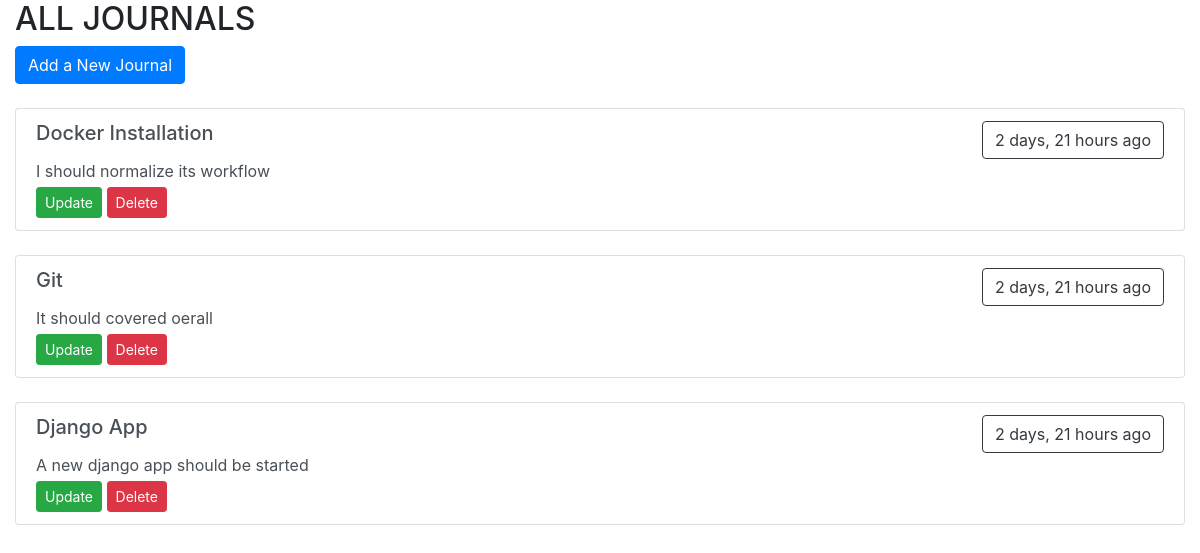
The page / on the database its author committed.
### journal/models.py (models this page shows, shortened)
class Journal(models.Model):
    title = models.CharField(max_length=100, blank=False)
    description = models.TextField()
    date_created = models.DateTimeField(auto_now_add=True)
    class Meta:
        ordering = ['date_created']

### journal/views.py (the view)
# urls.py: path('', views.JournalListView.as_view(), name="journal_list"),
class JournalListView(ListView):
    model = Journal
    template_name = "journal/journal_list.html"
    context_object_name = "journals"

### journal/templates/journal/journal_list.html (shortened to what this page needs)
{% extends "journal/base.html" %}
{% load humanize %}
{% block content %}
<h2>ALL JOURNALS</h2>
<a href="{% url 'journal_create' %}"><button class="btn btn-primary" type = "submit">Add a New Journal</button></a>
<div>
<br>
   {% for journal in journals %}
    <div class="list-group">
        <div href="" class="list-group-item list-group-item-action flex-column align-items-start">
            <div class="d-flex w-100 justify-content-between">
                <h5 class="mb-1">{{ journal.title }}</h5>
                <small class="btn btn-outline-dark">{{ journal.date_created|naturaltime }}</small>
            </div>
            <p class="mb-1">{{ journal.description| truncatechars:120}}</p>
            <div class="links">
                <a class="btn btn-sm btn-success" href="{% url 'update_journal' journal.id %}">Update </a>
                <a class="btn btn-sm btn-danger" href="{% url 'delete_journal' journal.id %}">Delete</a>
            </div>
        </div>
    </div>
    <br>
   {% endfor %}
{% endblock %}

### journal/templates/journal/base.html (shortened to what this page needs)
<!DOCTYPE html>
<html lang="en">
   <head>
      <link rel="stylesheet" href="https://cdn.jsdelivr.net/npm/bootstrap@4.5.3/dist/css/bootstrap.min.css">
    </head>
   <body>
      <div class="container-fluid">
         <div class="row">
            <div class="col-sm-12 ">
               {% block content %}{% endblock %}
            </div>
         </div>
      </div>
   </body>
</html>

### rows shown on the page
Journal: title "Docker Installation", date_created "2 days, 21 hours ago", description "I should normalize its workflow"
Journal: title "Git", date_created "2 days, 21 hours ago", description "It should covered oerall"
Journal: title "Django App", date_created "2 days, 21 hours ago", description "A new django app should be started"
